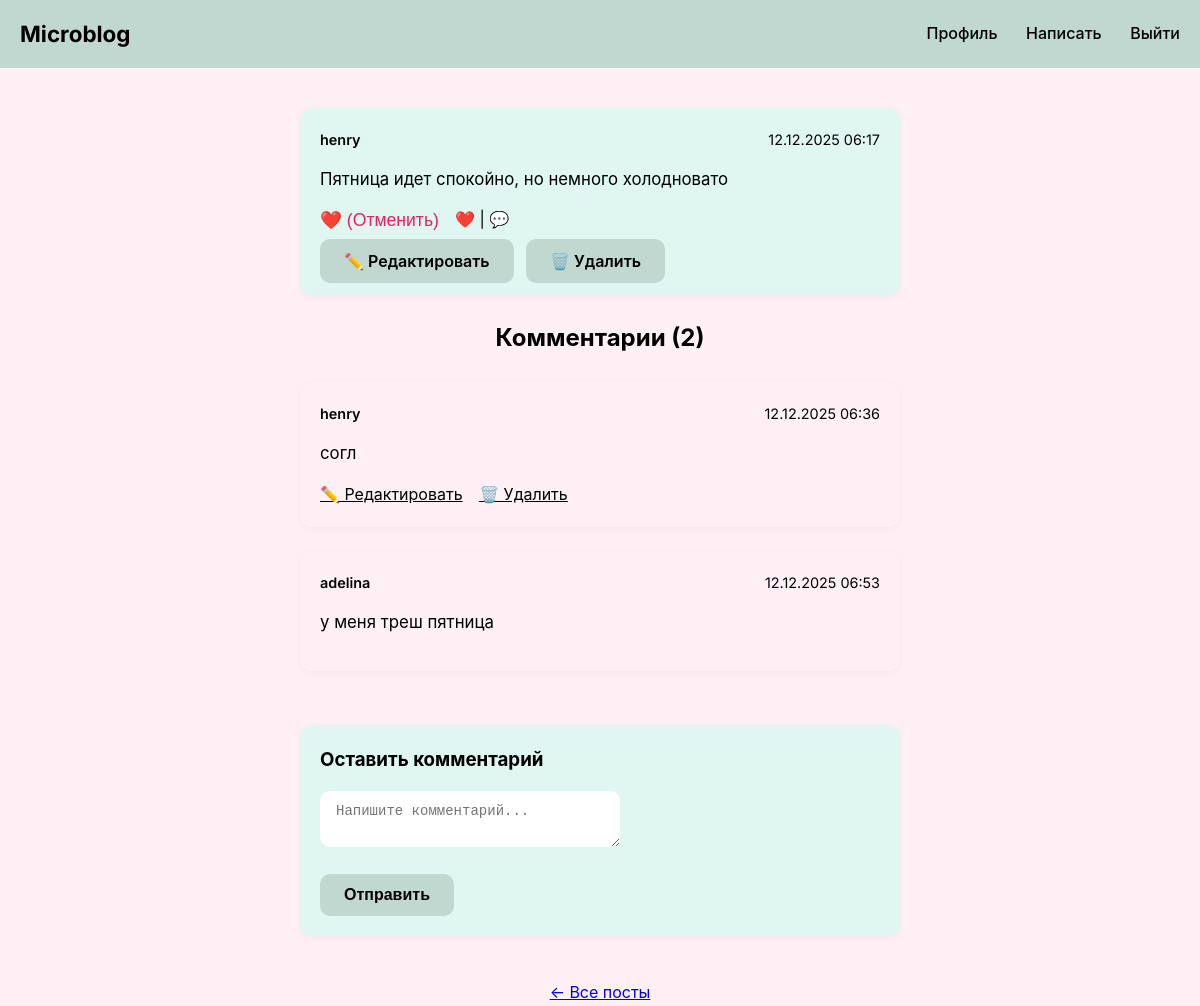
The app's page /post/1/ (signed in) with its own data.
### blog/models.py (models this page shows, shortened)
class Post(models.Model):
    author = models.ForeignKey(User, on_delete=models.CASCADE, related_name='posts')
    title = models.CharField(max_length=200, blank=True)
    content = models.TextField()
    created_at = models.DateTimeField(auto_now_add=True)
    updated_at = models.DateTimeField(auto_now=True)

class Comment(models.Model):
    post = models.ForeignKey(Post, on_delete=models.CASCADE, related_name='comments')
    author = models.ForeignKey(User, on_delete=models.CASCADE)
    content = models.TextField()
    created_at = models.DateTimeField(auto_now_add=True)
    updated_at = models.DateTimeField(auto_now=True)

### blog/views.py (the view)
# urls.py: path('post/<int:post_id>/', views.post_detail, name='post_detail'),
def post_detail(request, post_id):
    post = get_object_or_404(Post, id=post_id)
    comments = post.comments.select_related('author').order_by('created_at')
    if request.user.is_authenticated:
        post.liked = Like.objects.filter(post=post, user=request.user).exists()
    else:
        post.liked = False
    if request.user.is_authenticated:
        if request.method == 'POST':
            form = CommentForm(request.POST)
            if form.is_valid():
                comment = form.save(commit=False)
                comment.post = post
                comment.author = request.user
                comment.save()
                messages.success(request, 'Комментарий добавлен!')
                return redirect('post_detail', post_id=post.id)
        else:
            form = CommentForm()
    else:
        form = None
    return render(request, 'blog/post_detail.html', {
        'post': post,
        'comments': comments,
        'form': form,
    })

### blog/forms.py
class CommentForm(forms.ModelForm):
    class Meta:
        model = Comment
        fields = ['content']
        widgets = {
            'content': forms.Textarea(attrs={
                'rows': 2,
                'placeholder': 'Напишите комментарий...',
                'style': 'width: 100%; font-size: 14px;'
            }),
        }
        labels = {
            'content': ''
        }

### templates/blog/post_detail.html (shortened to what this page needs)
{% extends 'base.html' %}
{% block content %}
<article class="post-card">
  <div class="post-header">
    <span class="post-author">{{ post.author.username }}</span>
    <time>{{ post.created_at|date:"d.m.Y H:i" }}</time>
  </div>
  <div class="post-content">{{ post.content|linebreaks }}</div>
  <div class="post-actions">
    <form method="post" action="{% url 'like_post' post.id %}">
      <button type="submit" class="like-btn {% if post.liked %}liked{% endif %}">
        {% if post.liked %}❤️ (Отменить){% else %}💙 (Лайкнуть){% endif %}
      </button>
    </form>
    <span>❤️ {{ post.likes_count }} | 💬 {{ post.comments_count }}</span>
  </div>
  {% if user.is_authenticated and user == post.author %}
    <div style="margin-top: 16px;">
      <a href="{% url 'post_edit' post.id %}" class="btn btn-secondary">✏️ Редактировать</a>
      <a href="{% url 'post_delete' post.id %}" class="btn btn-danger" style="margin-left: 8px;">🗑️ Удалить</a>
    </div>
  {% endif %}
</article>
<h2 id="comments">Комментарии ({{ comments|length }})</h2>
{% for comment in comments %}
  <article class="post-card" style="background: var(--mint);">
    <div class="post-header">
      <span class="post-author">{{ comment.author.username }}</span>
      <time>{{ comment.created_at|date:"d.m.Y H:i" }}</time>
    </div>
    <div class="post-content">{{ comment.content|linebreaks }}</div>
    {% if user.is_authenticated and user == comment.author %}
      <div style="margin-top: 12px;">
        <a href="{% url 'comment_edit' comment.id %}" class="btn-link">✏️ Редактировать</a>
        <a href="{% url 'comment_delete' comment.id %}" class="btn-link" style="margin-left: 12px; color: var(--btn-danger);">🗑️ Удалить</a>
      </div>
    {% endif %}
  </article>
{% empty %}
  <p>Пока нет комментариев.</p>
{% endfor %}
{% if user.is_authenticated %}
  <div class="post-card" style="margin-top: 30px;">
    <h3>Оставить комментарий</h3>
    <form method="post" style="margin-top: 16px;">
      <div class="form-group">
        {{ form.content }}
      </div>
      <button type="submit" class="btn btn-primary">Отправить</button>
    </form>
  </div>
{% else %}
  <p><a href="{% url 'login' %}">Войдите</a>, чтобы оставить комментарий.</p>
{% endif %}
<a href="{% url 'home' %}" style="display: inline-block; margin-top: 20px;">← Все посты</a>
{% endblock %}

### static/css/style.css (style rules this page uses)
* { box-sizing: border-box; margin: 0; padding: 0; }
body { font-family: 'Inter', -apple-system, BlinkMacSystemFont, 'Segoe UI', sans-serif; background-color: #fff0f5; color: var(--text-primary); line-height: 1.6; }
.post-card { background: #d1e4e9; border-radius: 14px; padding: 20px; margin-bottom: 24px; transition: transform 0.2s; max-width: 800px; }
.post-header { display: flex; justify-content: space-between; margin-bottom: 12px; font-size: 0.9rem; color: var(--text-secondary); }
.post-author { font-weight: 600; color: var(--text-primary); }
.post-content { margin: 14px 0; font-size: 1.05rem; line-height: 1.7; white-space: pre-line; }
.post-actions { display: flex; align-items: center; margin-top: 14px; gap: 16px; }
.like-btn, .comment-link { background: none; border: none; color: var(--text-secondary); cursor: pointer; font-size: 1.1rem; display: flex; align-items: center; gap: 6px; transition: color 0.2s; }
.like-btn.liked { color: #e91e63; }
.form-group { margin-bottom: 20px; }
.btn { padding: 12px 24px; border: none; border-radius: 10px; font-weight: 600; cursor: pointer; transition: all 0.2s; font-size: 1rem; }
.btn-primary { background-color: var(--btn-primary); color: var(--text-primary); }
.btn-secondary { background-color: var(--btn-secondary); color: var(--text-primary); }
.btn-danger { background-color: var(--btn-danger); color: black; }
.btn-link { background: none; color: var(--text-secondary); padding: 0; text-decoration: underline; }
.post-card { background-color: #e0f7f1; border-radius: 12px; padding: 20px; width: 600px; box-shadow: 0 2px 8px rgba(0,0,0,0.05); transition: transform 0.2s ease; }
#id_content { max-width: 300px; }
.btn { background: #c1d8d0; text-decoration: none; color: black; }
h2 { margin-bottom: 25px; }
input[type="text"], input[type="email"], input[type="password"], textarea { width: 100%; padding: 12px 16px; border: 1px solid var(--border-light); border-radius: 10px; font-size: 1rem; transition: border-color 0.2s; }

### records on screen
Post: author.username "henry", created_at "12.12.2025 06:17", content "Пятница идет спокойно, но немного холодновато"
Comment: author.username "henry", created_at "12.12.2025 06:36", content "согл", shows "✏️ Редактировать"
Comment: author.username "adelina", created_at "12.12.2025 06:53", content "у меня треш пятница"

### other values on screen
{{ comments|length }} "2"
